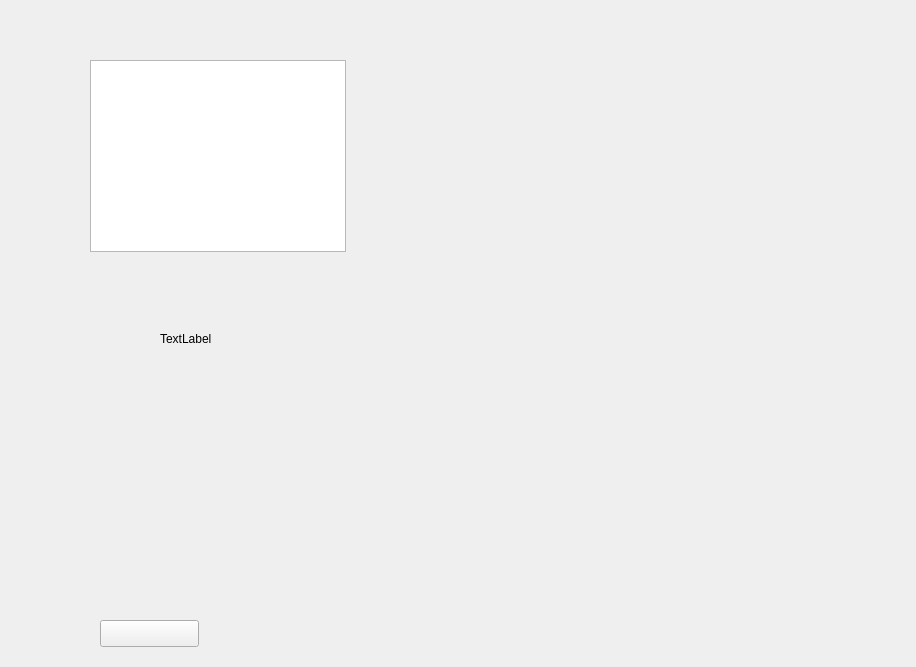
<?xml version="1.0" encoding="UTF-8"?>
<ui version="4.0">
 <class>QCloudForm</class>
 <widget class="QWidget" name="QCloudForm">
  <property name="geometry">
   <rect>
    <x>0</x>
    <y>0</y>
    <width>916</width>
    <height>667</height>
   </rect>
  </property>
  <property name="windowTitle">
   <string>Form</string>
  </property>
  <widget class="QTreeView" name="treeView">
   <property name="geometry">
    <rect>
     <x>90</x>
     <y>60</y>
     <width>256</width>
     <height>192</height>
    </rect>
   </property>
  </widget>
  <widget class="QPushButton" name="pb_downfile">
   <property name="geometry">
    <rect>
     <x>100</x>
     <y>620</y>
     <width>99</width>
     <height>27</height>
    </rect>
   </property>
   <property name="text">
    <string/>
   </property>
  </widget>
  <widget class="QLabel" name="label_cloud">
   <property name="geometry">
    <rect>
     <x>160</x>
     <y>330</y>
     <width>67</width>
     <height>17</height>
    </rect>
   </property>
   <property name="text">
    <string>TextLabel</string>
   </property>
  </widget>
 </widget>
 <resources/>
 <connections/>
</ui>
